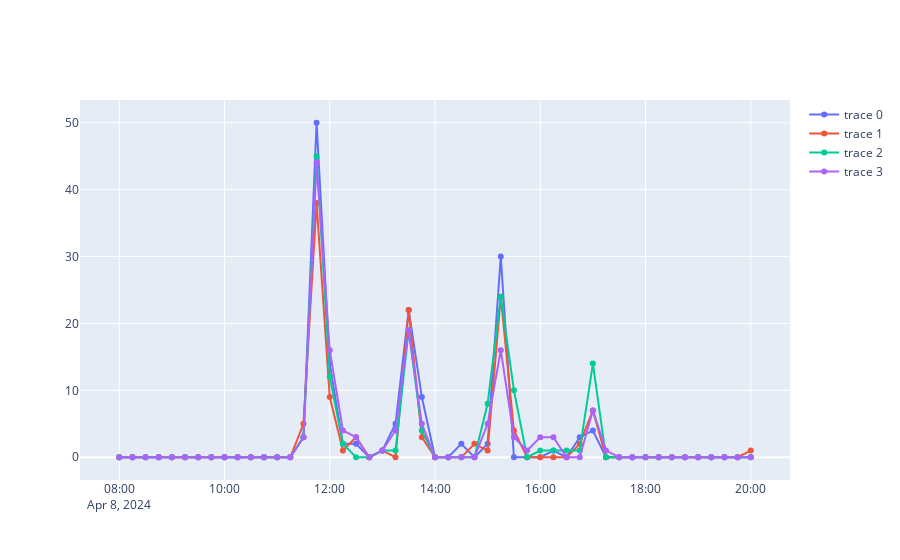
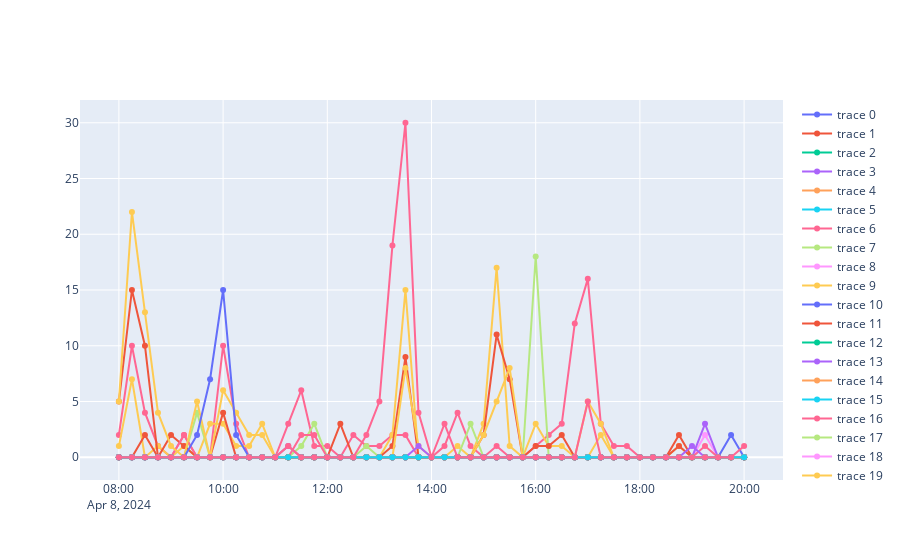
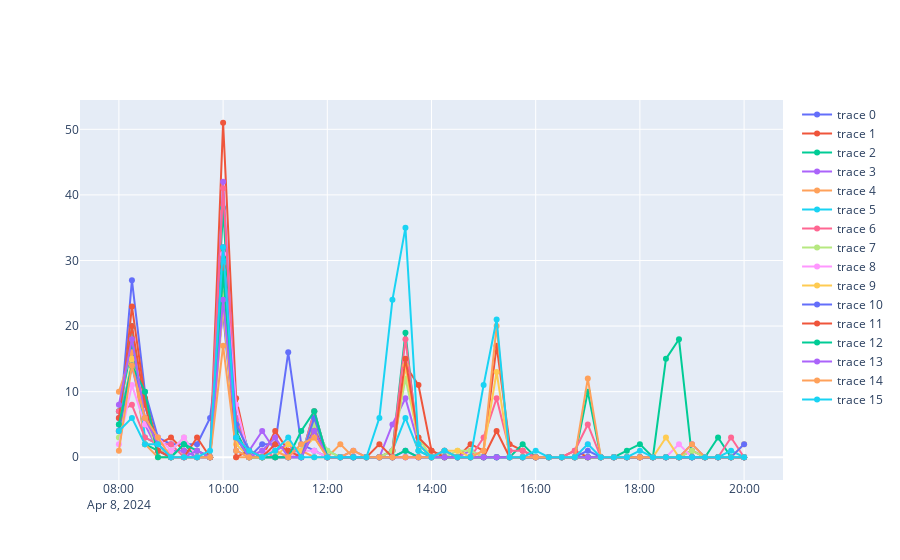
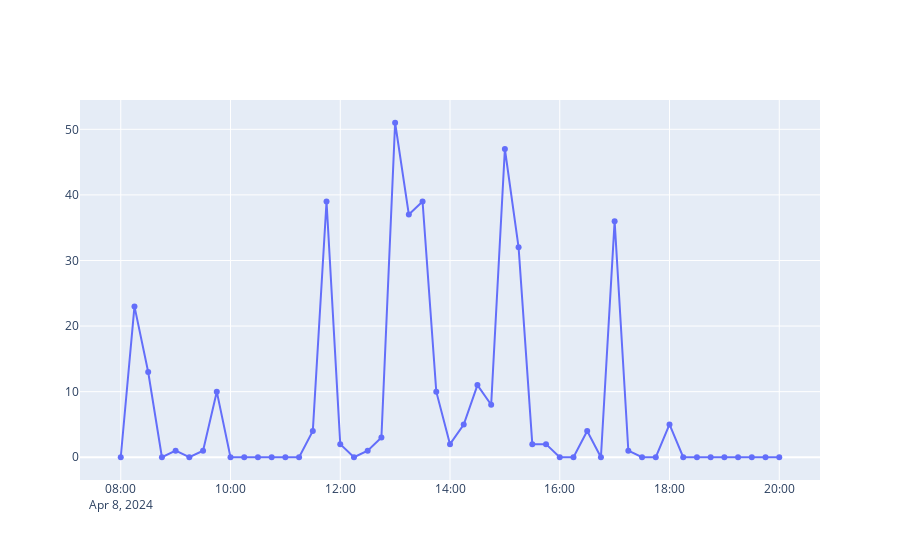

Notebook code for these charts, in order:
### Code cell
for i in range(n_clusters):  
    plot_cluster_details(i, clustering_model, samples, times[0], plot_centers=False).show()
